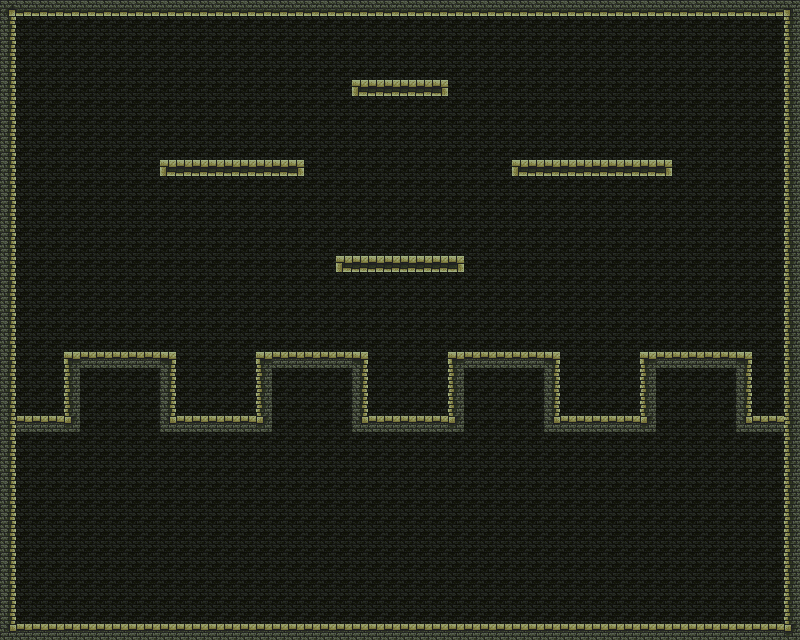

A 2D game scene composited from a Tiled map and its tileset images. What follows is a short description and the map's XML, with each tile layer's data collapsed to a summary:
An orthogonal 50x40 tile map with 16x16 px tiles, 2 tile layers (background, Tile Layer 1), 3 tilesets and 30 objects.

<map version="1.2" tiledversion="1.2.4" orientation="orthogonal" renderorder="right-down" width="50" height="40" tilewidth="16" tileheight="16" infinite="0" nextlayerid="8" nextobjectid="130">
 <tileset firstgid="1" name="colored" tilewidth="16" tileheight="16" spacing="1" tilecount="1024" columns="32">
  <image source="../img/tiles/colored_transparent.png" width="543" height="543" />
 </tileset>
 <tileset firstgid="1025" source="objects.tsx" />
 <tileset firstgid="1039" source="Dungeon.tsx" />
 <layer id="7" name="background" width="50" height="40">
  <data>[2000 cells, 2000 non-empty, 1 distinct tile ids]</data>
 </layer>
 <layer id="1" name="Tile Layer 1" width="50" height="40">
  <data>[2000 cells, 289 non-empty, 13 distinct tile ids]</data>
 </layer>
 <objectgroup id="5" name="upgrades">
  <object id="113" gid="1" x="388" y="77" width="16" height="16" />
  <object id="129" gid="1029" x="392" y="75" width="19" height="32" />
 </objectgroup>
 <objectgroup id="3" name="reverse">
  <object id="121" gid="1037" x="146" y="166" width="16" height="32" />
  <object id="122" gid="1037" x="298" y="164" width="16" height="32" />
  <object id="123" gid="1037" x="498" y="164" width="16" height="32" />
  <object id="124" gid="1037" x="671" y="164" width="16" height="32" />
 </objectgroup>
 <objectgroup id="2" name="enemies">
  <object id="127" gid="1035" x="218" y="157" width="24" height="40" />
  <object id="128" gid="1035" x="590" y="158" width="24" height="40" />
 </objectgroup>
 <objectgroup id="4" name="doors">
  <object id="14" gid="290" x="82" y="353" width="24" height="24">
   <properties>
    <property name="Exit" type="bool" value="false" />
   </properties>
  </object>
  <object id="15" gid="291" x="715" y="353" width="24" height="24">
   <properties>
    <property name="Exit" type="bool" value="true" />
   </properties>
  </object>
 </objectgroup>
 <objectgroup id="6" name="traps">
  <object id="65" gid="23" x="16" y="417" width="16" height="16" />
  <object id="66" gid="23" x="32" y="417" width="16" height="16" />
  <object id="67" gid="23" x="48" y="417" width="16" height="16" />
  <object id="75" gid="23" x="176" y="417" width="16" height="16" />
  <object id="76" gid="23" x="192" y="417" width="16" height="16" />
  <object id="77" gid="23" x="208" y="417" width="16" height="16" />
  <object id="78" gid="23" x="224" y="417" width="16" height="16" />
  <object id="79" gid="23" x="240" y="417" width="16" height="16" />
  <object id="87" gid="23" x="368" y="417" width="16" height="16" />
  <object id="88" gid="23" x="400" y="417" width="16" height="16" />
  <object id="89" gid="23" x="384" y="417" width="16" height="16" />
  <object id="90" gid="23" x="416" y="417" width="16" height="16" />
  <object id="91" gid="23" x="432" y="417" width="16" height="16" />
  <object id="99" gid="23" x="560" y="417" width="16" height="16" />
  <object id="100" gid="23" x="576" y="417" width="16" height="16" />
  <object id="101" gid="23" x="592" y="417" width="16" height="16" />
  <object id="102" gid="23" x="608" y="417" width="16" height="16" />
  <object id="103" gid="23" x="624" y="417" width="16" height="16" />
  <object id="111" gid="23" x="752" y="417" width="16" height="16" />
  <object id="112" gid="23" x="768" y="417" width="16" height="16" />
 </objectgroup>
</map>
